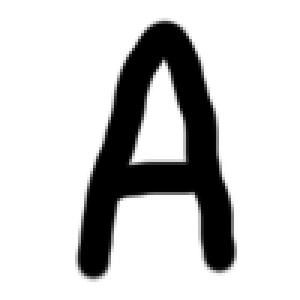
#> input picture a1.png, 100 x 100 px (shown 3 times larger)
$ python perceptron.py
#> lines starting #> are read from the running program, lines starting #| are printed output that depends on the picture; after the words box and inside, x2 and y2 are one past the last pixel; in counts of white or black regions, pixels touching at a corner belong together
#> (reads lambdas.csv from the repository)
### image_utils.py
import numpy
from PIL import Image


def by_avg_sum(rgb):
    return int(rgb < 128)


def to_bit_pixels(img_path, convert_func=by_avg_sum, mode="r"):
#> called with img_path = 'a1.png', mode = 'r'
    image = Image.open(img_path, mode)
#> image is the input picture: PIL image 100x100 P; min 0, max 255, mean 204.2
    rgb_pixels = image.load()

    return numpy.array([
        [
            convert_func(rgb_pixels[i, j])
            for i in range(image.width)
        ]
        for j in range(image.height)
    ])
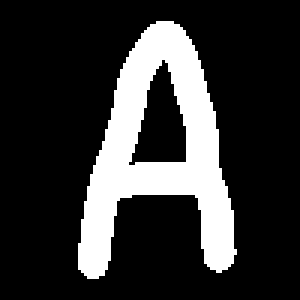
#> returned value: shape (100, 100) int64 (shown 3 times larger); values 0 (black) and 1 (white), 20.3% white; 1 white region, box (x1, y1, x2, y2) and area: (26, 7, 79, 93) 2030

### data_utils.py
import numpy
import pandas


# [67 lines left out: functions generate_a, __generate_valid, __generate_invalid, __check_a, write_data, not called in this run]


def read_data(filename, transpose=True):
    df = pandas.read_csv(filename).transpose()
    array = df.to_numpy()[1:]
    return array.transpose() if transpose else array


# [5 lines left out: function generate_lambdas, not called in this run]

### perceptron.py
import os

import numpy

from constants import PWD
from data_utils import read_data
from image_utils import to_bit_pixels


def compute(a: numpy.ndarray, lambdas: numpy.ndarray, x: numpy.ndarray, answer=None):
    x = numpy.concatenate(x)
    print(a[0], a[0].size)
    print(a, a.size)
    print(x, x.size)
    print(lambdas, lambdas.size)
    y1 = numpy.multiply(a[0], x)
    print(numpy.sum(y1))


if __name__ == "__main__":
    lambdas_file = "lambdas.csv"
    a_file = "a.csv"
    image = os.path.join(PWD, "a1.png")

    lambdas = read_data(lambdas_file)
    x = to_bit_pixels(image)
    a = read_data(a_file, transpose=True)
#> (the run stopped early here; a loop or call above may not have finished)
